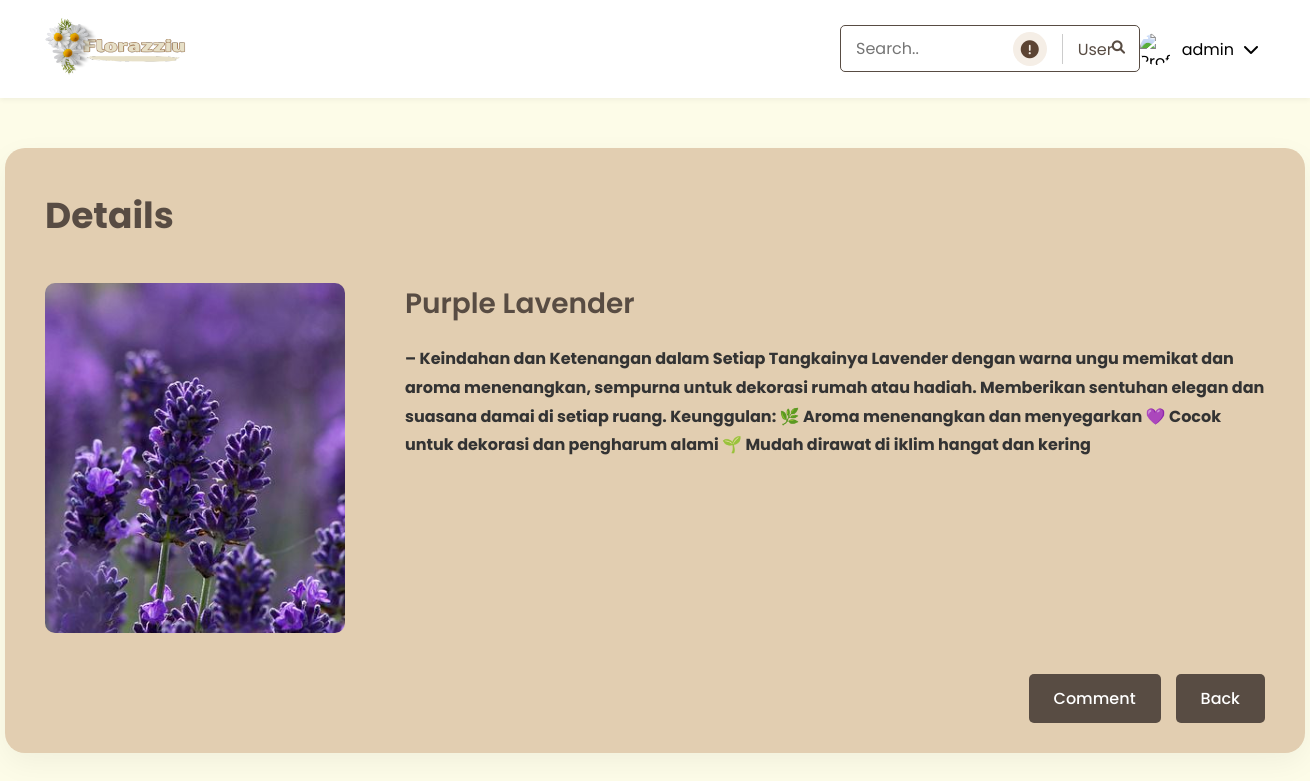
Screenshot of /flower_shop/products/product-detail.php?id=2 (signed in) with the database file from the repository.
### tables this page shows
CREATE TABLE `products` (
  `id` int(11) NOT NULL,
  `name` varchar(255) NOT NULL,
  `color` varchar(50) NOT NULL,
  `price` decimal(10,2) NOT NULL,
  `description` text DEFAULT NULL,
  `image` varchar(255) NOT NULL,
  `created_at` timestamp NOT NULL DEFAULT current_timestamp(),
  `updated_at` timestamp NOT NULL DEFAULT current_timestamp() ON UPDATE current_timestamp()
);

### flower_shop/includes/functions.php (called while the page is built, shortened)
<?php
function getColorCode($colorName) {
    $colors = [
        'Biru' => '#0000FF',
        'Ungu' => '#800080',
        'Pink' => '#FFC0CB',
        'Kuning' => '#FFFF00',
        'Hijau' => '#008000',
        'Putih' => '#FFFFFF',
        'Merah' => '#FF0000',
        'Hitam' => '#000000'
    ];
    return $colors[$colorName] ?? '#584C43';
}
?>

### flower_shop/products/product-detail.php (the view, shortened to what this page needs)
<?php
include '../includes/header.php';
require '../config/database.php';
$product_id = $_GET['id'] ?? 0;
$stmt = $pdo->prepare("SELECT * FROM products WHERE id = ?");
$stmt->execute([$product_id]);
$product = $stmt->fetch(PDO::FETCH_ASSOC);
function formatProductDescription($description) {
    $paragraphs = explode("\n", $description);
    $formatted = '';
    foreach ($paragraphs as $para) {
        if (strpos($para, 'Keunggulan:') !== false) {
            $formatted .= '<p><strong>'.$para.'</strong></p>';
        } else {
            $formatted .= '<p>'.$para.'</p>';
        }
    }
    return $formatted;
}
?>
<main>
    <div class="container">
        <div class="product-detail-card-page">
            <h1 class="detail-title">Details</h1>
            <div class="product-detail-content">
                <div class="product-image-container">
                    <img src="../assets/images/products/<?php echo htmlspecialchars($product['image']); ?>" alt="<?php echo htmlspecialchars($product['name']); ?>">
                </div>
                <div class="product-info">
                    <h2 class="product-name" style="color: <?php echo getColorCode($product['color']); ?>">
                        <?php echo htmlspecialchars($product['name']); ?>
                    </h2>
                    <div class="product-description">
                        <?php echo formatProductDescription(htmlspecialchars($product['description'])); ?>
                    </div>
                    <div class="product-actions-container">
                    <div class="product-actions-page">
                        <a href="comments.php?id=<?php echo $product['id']; ?>" class="comment-btn">Comment</a>
                        <a href="../index.php" class="back-btn">Back</a>
                    </div>
                    </div>
                </div>
            </div>
        </div>
    </div>
</main>

### flower_shop/assets/css/style.css (style rules this page uses)
* { margin: 0; padding: 0; box-sizing: border-box; font-family: 'Poppins', sans-serif; }
body { background-color: #FDFCE8; }
.product-detail-card-page { background-color: #E2CEB1; width: 1300px; margin: 50px auto; padding: 40px; border-radius: 20px; box-shadow: 0 10px 30px rgba(0, 0, 0, 0.05); position: relative; min-height: 600px; padding-bottom: 100px; }
.detail-title { color: #584C43; font-size: 36px; font-weight: 700; margin-bottom: 40px; text-align: left; }
.product-detail-content { display: flex; gap: 60px; margin-bottom: 20px; }
.product-image-container { width: 300px; height: 350px; border-radius: 10px; overflow: hidden; }
.product-image-container img { width: 100%; height: 100%; object-fit: cover; }
.product-info { flex: 1; }
.product-name { font-size: 28px; font-weight: 600; margin-bottom: 20px; }
.product-description { color: #333; font-size: 16px; line-height: 1.8; margin-bottom: 30px; }
.product-description p { margin-bottom: 15px; }
.product-actions-container { display: flex; justify-content: flex-end; position: absolute; bottom: 30px; right: 40px; width: calc(100% - 80px); }
.product-actions-page { display: flex; gap: 15px; }
.comment-btn { background-color: #584C43; color: white; padding: 12px 25px; border: none; border-radius: 5px; font-size: 16px; font-weight: 500; cursor: pointer; transition: all 0.3s; text-decoration: none; display: inline-block; }
.back-btn, .cancel-btn { background-color: #584C43; color: white; padding: 12px 25px; border: none; border-radius: 5px; font-size: 16px; font-weight: 500; cursor: pointer; transition: all 0.3s; text-decoration: none; display: inline-block; }

### rows the page displays
products: image (picture), name "Purple Lavender", description "– Keindahan dan Ketenangan dalam Setiap Tangkainya Lavender dengan warna ungu memikat dan aroma menenangkan, sempurna untuk dekorasi rumah atau hadiah. Memberikan sentuhan elegan dan suasana damai di setiap ruang. Keunggulan: 🌿 Aroma menenangkan dan menyegarkan 💜 Cocok untuk dekorasi dan pengharum alami 🌱 Mudah dirawat di iklim hangat dan kering"

### other values shown
$_SESSION['username'] "admin"
